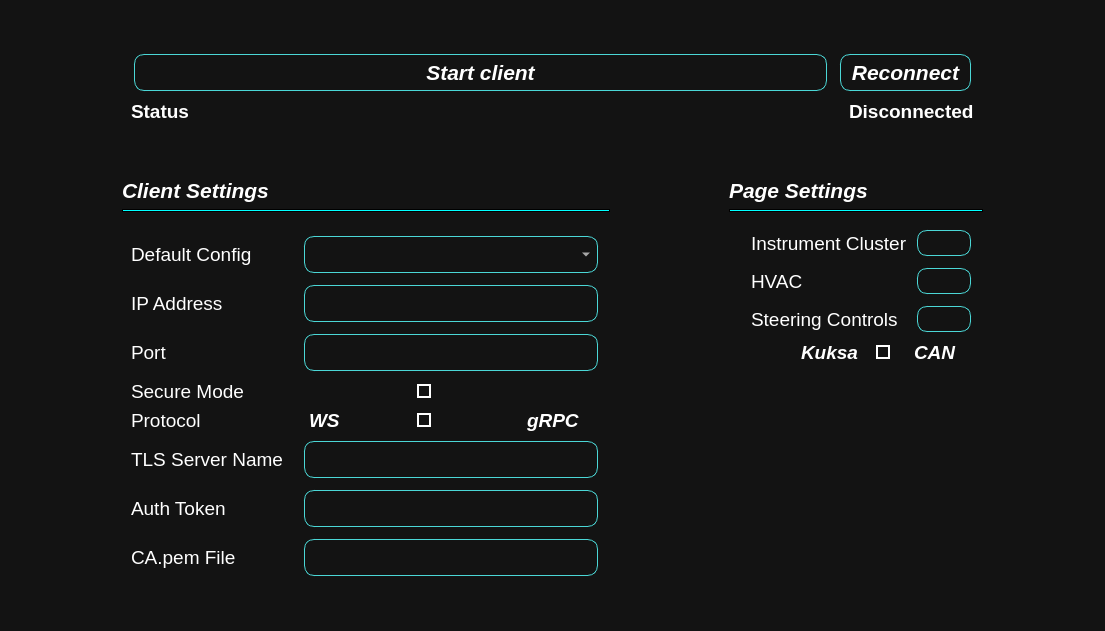
<?xml version="1.0" encoding="UTF-8"?>
<ui version="4.0">
 <class>Settings</class>
 <widget class="QMainWindow" name="Settings">
  <property name="geometry">
   <rect>
    <x>0</x>
    <y>0</y>
    <width>1105</width>
    <height>631</height>
   </rect>
  </property>
  <property name="windowTitle">
   <string>MainWindow</string>
  </property>
  <property name="styleSheet">
   <string notr="true">*{
	border: none;
	/* background-color: transparent; */
	background: none; 
	padding: 0;
	margin: 0;
	color: #fff;
}


#centralwidget{
	background-color: #131313 ; /* black */
}

QPushButton{
	background-color: transparent;
	padding: 5px 10px;
	border: 1px solid #4BD7D6 ; /* light blue */
	border-radius: 10px;
	margin: 3px;
}

QPushButton:pressed {
    background-color: #6C6C85 ; /* pastel purple */
}

#centralwidget QLineEdit {
	background-color: transparent;
	padding: 5px 10px;
	border: 1px solid #4BD7D6 ; /* light blue */
	border-radius: 10px;
	margin: 3px;
}

QComboBox{
	background-color: transparent;
	padding: 5px 10px;
	border: 1px solid #4BD7D6 ; /* light blue */
	border-radius: 10px;
	margin: 3px;
}

QComboBox::drop-down {
    image: url(:/Carbon_Icons/carbon_icons/chevron--down.svg);
}

QComboBox::down-arrow {
    image: url(:/Carbon_Icons/carbon_icons/chevron--down.svg);
}

QComboBox::up-arrow {
    image: url(:/Carbon_Icons/carbon_icons/chevron--up.svg);
}

QComboBox QAbstractItemView {
    color: #4BD7D6; /* light blue */
    background-color: #131313; /* black */
    border: 1px solid #4BD7D6; /* light blue */
    border-radius: 10px; /* rounded corners */
}

QComboBox QAbstractItemView::item {
    color: #4BD7D6; /* light blue */
    background-color: #131313; /* black */
    border: 1px solid #4BD7D6; /* light blue */
    border-radius: 10px; /* rounded corners */
	padding: 5px 10px;
	margin: 3px;
}

QComboBox QAbstractItemView::item:selected {
    background-color: #6C6C85 ; /* pastel purple */
    border-radius: 10px; /* rounded corners */
}

QCheckBox {
  background-color: transparent;
  color: white;
}

QCheckBox::indicator:unchecked {
  border: 2px solid white;
  background-color: transparent;
}

QCheckBox::indicator:checked {
  background-color: #00ffff; /* Neon blue */
  border: 2px solid #00cccc; /* Darker neon blue */
}

QCheckBox:disabled {
  color: #aaaaaa; /* Grayed out text color */
}

QCheckBox:indicator:disabled {
  background-color: #cccccc; /* Grayed out background */
}

#divider_1{
  background-color: #00ffff; /* Neon blue */
  border: 1px solid; 
}
#divider_2{
  background-color: #00ffff; /* Neon blue */
  border: 1px solid; 
}</string>
  </property>
  <widget class="QWidget" name="centralwidget">
   <layout class="QGridLayout" name="gridLayout">
    <item row="2" column="3">
     <widget class="QLabel" name="label_2">
      <property name="font">
       <font>
        <pointsize>16</pointsize>
        <weight>75</weight>
        <italic>true</italic>
        <bold>true</bold>
       </font>
      </property>
      <property name="text">
       <string>Page Settings</string>
      </property>
      <property name="margin">
       <number>6</number>
      </property>
     </widget>
    </item>
    <item row="3" column="1">
     <widget class="QFrame" name="divider_1">
      <property name="frameShape">
       <enum>QFrame::HLine</enum>
      </property>
      <property name="frameShadow">
       <enum>QFrame::Sunken</enum>
      </property>
     </widget>
    </item>
    <item row="2" column="1">
     <widget class="QLabel" name="label_19">
      <property name="font">
       <font>
        <pointsize>16</pointsize>
        <weight>75</weight>
        <italic>true</italic>
        <bold>true</bold>
       </font>
      </property>
      <property name="text">
       <string>Client Settings</string>
      </property>
     </widget>
    </item>
    <item row="1" column="5" rowspan="6">
     <spacer name="horizontalSpacer">
      <property name="orientation">
       <enum>Qt::Horizontal</enum>
      </property>
      <property name="sizeHint" stdset="0">
       <size>
        <width>40</width>
        <height>20</height>
       </size>
      </property>
     </spacer>
    </item>
    <item row="0" column="0" colspan="6">
     <spacer name="verticalSpacer_3">
      <property name="orientation">
       <enum>Qt::Vertical</enum>
      </property>
      <property name="sizeHint" stdset="0">
       <size>
        <width>20</width>
        <height>40</height>
       </size>
      </property>
     </spacer>
    </item>
    <item row="6" column="1" colspan="4">
     <spacer name="verticalSpacer">
      <property name="orientation">
       <enum>Qt::Vertical</enum>
      </property>
      <property name="sizeType">
       <enum>QSizePolicy::Expanding</enum>
      </property>
      <property name="sizeHint" stdset="0">
       <size>
        <width>20</width>
        <height>40</height>
       </size>
      </property>
     </spacer>
    </item>
    <item row="1" column="1" colspan="4">
     <widget class="QFrame" name="frame_2">
      <property name="sizePolicy">
       <sizepolicy hsizetype="Preferred" vsizetype="Fixed">
        <horstretch>0</horstretch>
        <verstretch>0</verstretch>
       </sizepolicy>
      </property>
      <property name="frameShape">
       <enum>QFrame::StyledPanel</enum>
      </property>
      <property name="frameShadow">
       <enum>QFrame::Raised</enum>
      </property>
      <layout class="QGridLayout" name="gridLayout_4">
       <item row="0" column="0">
        <widget class="QPushButton" name="startClientBtn">
         <property name="sizePolicy">
          <sizepolicy hsizetype="Expanding" vsizetype="Fixed">
           <horstretch>0</horstretch>
           <verstretch>0</verstretch>
          </sizepolicy>
         </property>
         <property name="font">
          <font>
           <pointsize>16</pointsize>
           <weight>75</weight>
           <italic>true</italic>
           <bold>true</bold>
          </font>
         </property>
         <property name="text">
          <string>Start client</string>
         </property>
         <property name="icon">
          <iconset resource="../assets/res.qrc">
           <normaloff>:/Carbon_Icons/carbon_icons/play.svg</normaloff>:/Carbon_Icons/carbon_icons/play.svg</iconset>
         </property>
         <property name="iconSize">
          <size>
           <width>30</width>
           <height>30</height>
          </size>
         </property>
        </widget>
       </item>
       <item row="0" column="1" colspan="2" alignment="Qt::AlignRight">
        <widget class="QPushButton" name="reconnectBtn">
         <property name="font">
          <font>
           <pointsize>16</pointsize>
           <weight>75</weight>
           <italic>true</italic>
           <bold>true</bold>
          </font>
         </property>
         <property name="text">
          <string>Reconnect</string>
         </property>
         <property name="icon">
          <iconset resource="../assets/res.qrc">
           <normaloff>:/Carbon_Icons/carbon_icons/renew.svg</normaloff>:/Carbon_Icons/carbon_icons/renew.svg</iconset>
         </property>
         <property name="iconSize">
          <size>
           <width>30</width>
           <height>30</height>
          </size>
         </property>
        </widget>
       </item>
       <item row="3" column="1" alignment="Qt::AlignRight">
        <widget class="QLabel" name="connectionLogo">
         <property name="text">
          <string/>
         </property>
         <property name="pixmap">
          <pixmap resource="../assets/res.qrc">:/Carbon_Icons/carbon_icons/connection-signal--off.svg</pixmap>
         </property>
        </widget>
       </item>
       <item row="3" column="2" alignment="Qt::AlignLeft">
        <widget class="QLabel" name="connectionStatus">
         <property name="sizePolicy">
          <sizepolicy hsizetype="Expanding" vsizetype="Preferred">
           <horstretch>0</horstretch>
           <verstretch>0</verstretch>
          </sizepolicy>
         </property>
         <property name="font">
          <font>
           <pointsize>14</pointsize>
           <weight>75</weight>
           <bold>true</bold>
          </font>
         </property>
         <property name="text">
          <string>Disconnected</string>
         </property>
        </widget>
       </item>
       <item row="3" column="0">
        <widget class="QLabel" name="status">
         <property name="font">
          <font>
           <pointsize>14</pointsize>
           <weight>75</weight>
           <bold>true</bold>
          </font>
         </property>
         <property name="text">
          <string>Status</string>
         </property>
        </widget>
       </item>
       <item row="4" column="0" colspan="3">
        <spacer name="verticalSpacer_2">
         <property name="orientation">
          <enum>Qt::Vertical</enum>
         </property>
         <property name="sizeType">
          <enum>QSizePolicy::Maximum</enum>
         </property>
         <property name="sizeHint" stdset="0">
          <size>
           <width>20</width>
           <height>40</height>
          </size>
         </property>
        </spacer>
       </item>
      </layout>
     </widget>
    </item>
    <item row="1" column="0" rowspan="6">
     <spacer name="horizontalSpacer_2">
      <property name="orientation">
       <enum>Qt::Horizontal</enum>
      </property>
      <property name="sizeHint" stdset="0">
       <size>
        <width>40</width>
        <height>20</height>
       </size>
      </property>
     </spacer>
    </item>
    <item row="2" column="2" rowspan="4">
     <spacer name="horizontalSpacer_3">
      <property name="orientation">
       <enum>Qt::Horizontal</enum>
      </property>
      <property name="sizeHint" stdset="0">
       <size>
        <width>40</width>
        <height>20</height>
       </size>
      </property>
     </spacer>
    </item>
    <item row="4" column="3" rowspan="2" colspan="2" alignment="Qt::AlignTop">
     <widget class="QFrame" name="frame_page_settings">
      <property name="minimumSize">
       <size>
        <width>0</width>
        <height>0</height>
       </size>
      </property>
      <property name="frameShape">
       <enum>QFrame::StyledPanel</enum>
      </property>
      <property name="frameShadow">
       <enum>QFrame::Raised</enum>
      </property>
      <layout class="QGridLayout" name="gridLayout_3">
       <item row="3" column="1" colspan="3">
        <widget class="QLabel" name="label_4">
         <property name="font">
          <font>
           <pointsize>14</pointsize>
          </font>
         </property>
         <property name="text">
          <string>HVAC</string>
         </property>
        </widget>
       </item>
       <item row="5" column="3" alignment="Qt::AlignHCenter">
        <widget class="QCheckBox" name="place_holder_toggle_3">
         <property name="text">
          <string/>
         </property>
        </widget>
       </item>
       <item row="4" column="4">
        <widget class="QPushButton" name="Hide_SC">
         <property name="text">
          <string/>
         </property>
         <property name="icon">
          <iconset resource="../assets/res.qrc">
           <normaloff>:/Carbon_Icons/carbon_icons/view.svg</normaloff>:/Carbon_Icons/carbon_icons/view.svg</iconset>
         </property>
         <property name="iconSize">
          <size>
           <width>30</width>
           <height>30</height>
          </size>
         </property>
         <property name="checkable">
          <bool>true</bool>
         </property>
        </widget>
       </item>
       <item row="2" column="1" colspan="3">
        <widget class="QLabel" name="label_3">
         <property name="font">
          <font>
           <pointsize>14</pointsize>
          </font>
         </property>
         <property name="text">
          <string>Instrument Cluster</string>
         </property>
        </widget>
       </item>
       <item row="4" column="1" colspan="3">
        <widget class="QLabel" name="label_5">
         <property name="font">
          <font>
           <pointsize>14</pointsize>
          </font>
         </property>
         <property name="text">
          <string>Steering Controls</string>
         </property>
        </widget>
       </item>
       <item row="5" column="1" alignment="Qt::AlignHCenter|Qt::AlignVCenter">
        <widget class="QLabel" name="label_15">
         <property name="text">
          <string/>
         </property>
         <property name="pixmap">
          <pixmap resource="../assets/res.qrc">:/Carbon_Icons/carbon_icons/x-axis.svg</pixmap>
         </property>
        </widget>
       </item>
       <item row="5" column="2" alignment="Qt::AlignRight|Qt::AlignVCenter">
        <widget class="QLabel" name="label_14">
         <property name="font">
          <font>
           <pointsize>14</pointsize>
           <weight>75</weight>
           <italic>true</italic>
           <bold>true</bold>
          </font>
         </property>
         <property name="text">
          <string>Kuksa</string>
         </property>
        </widget>
       </item>
       <item row="2" column="4">
        <widget class="QPushButton" name="Hide_IC">
         <property name="text">
          <string/>
         </property>
         <property name="icon">
          <iconset resource="../assets/res.qrc">
           <normaloff>:/Carbon_Icons/carbon_icons/view.svg</normaloff>:/Carbon_Icons/carbon_icons/view.svg</iconset>
         </property>
         <property name="iconSize">
          <size>
           <width>30</width>
           <height>30</height>
          </size>
         </property>
         <property name="checkable">
          <bool>true</bool>
         </property>
        </widget>
       </item>
       <item row="3" column="0">
        <widget class="QLabel" name="label_7">
         <property name="sizePolicy">
          <sizepolicy hsizetype="Fixed" vsizetype="Fixed">
           <horstretch>0</horstretch>
           <verstretch>0</verstretch>
          </sizepolicy>
         </property>
         <property name="maximumSize">
          <size>
           <width>25</width>
           <height>25</height>
          </size>
         </property>
         <property name="text">
          <string/>
         </property>
         <property name="pixmap">
          <pixmap resource="../assets/res.qrc">:/Carbon_Icons/carbon_icons/windy--strong.svg</pixmap>
         </property>
         <property name="scaledContents">
          <bool>true</bool>
         </property>
        </widget>
       </item>
       <item row="5" column="4" alignment="Qt::AlignLeft">
        <widget class="QLabel" name="label_10">
         <property name="font">
          <font>
           <pointsize>14</pointsize>
           <weight>75</weight>
           <italic>true</italic>
           <bold>true</bold>
          </font>
         </property>
         <property name="text">
          <string>CAN</string>
         </property>
        </widget>
       </item>
       <item row="3" column="4">
        <widget class="QPushButton" name="Hide_HVAC">
         <property name="text">
          <string/>
         </property>
         <property name="icon">
          <iconset resource="../assets/res.qrc">
           <normaloff>:/Carbon_Icons/carbon_icons/view.svg</normaloff>:/Carbon_Icons/carbon_icons/view.svg</iconset>
         </property>
         <property name="iconSize">
          <size>
           <width>30</width>
           <height>30</height>
          </size>
         </property>
         <property name="checkable">
          <bool>true</bool>
         </property>
        </widget>
       </item>
       <item row="4" column="0">
        <widget class="QLabel" name="label_8">
         <property name="sizePolicy">
          <sizepolicy hsizetype="Fixed" vsizetype="Fixed">
           <horstretch>0</horstretch>
           <verstretch>0</verstretch>
          </sizepolicy>
         </property>
         <property name="maximumSize">
          <size>
           <width>25</width>
           <height>25</height>
          </size>
         </property>
         <property name="text">
          <string/>
         </property>
         <property name="pixmap">
          <pixmap resource="../assets/res.qrc">:/Images/Images/steering-wheel.svg</pixmap>
         </property>
         <property name="scaledContents">
          <bool>true</bool>
         </property>
        </widget>
       </item>
       <item row="2" column="0">
        <widget class="QLabel" name="label_6">
         <property name="sizePolicy">
          <sizepolicy hsizetype="Fixed" vsizetype="Ignored">
           <horstretch>0</horstretch>
           <verstretch>0</verstretch>
          </sizepolicy>
         </property>
         <property name="maximumSize">
          <size>
           <width>25</width>
           <height>25</height>
          </size>
         </property>
         <property name="text">
          <string/>
         </property>
         <property name="pixmap">
          <pixmap resource="../assets/res.qrc">:/Carbon_Icons/carbon_icons/meter.svg</pixmap>
         </property>
         <property name="scaledContents">
          <bool>true</bool>
         </property>
        </widget>
       </item>
      </layout>
     </widget>
    </item>
    <item row="3" column="3" colspan="2">
     <widget class="QFrame" name="divider_2">
      <property name="acceptDrops">
       <bool>false</bool>
      </property>
      <property name="autoFillBackground">
       <bool>false</bool>
      </property>
      <property name="frameShape">
       <enum>QFrame::HLine</enum>
      </property>
      <property name="frameShadow">
       <enum>QFrame::Sunken</enum>
      </property>
     </widget>
    </item>
    <item row="5" column="1">
     <widget class="QFrame" name="frame_general_settings">
      <property name="frameShape">
       <enum>QFrame::StyledPanel</enum>
      </property>
      <property name="frameShadow">
       <enum>QFrame::Raised</enum>
      </property>
      <layout class="QGridLayout" name="gridLayout_2">
       <item row="2" column="3" colspan="6">
        <widget class="QLineEdit" name="PortInput">
         <property name="minimumSize">
          <size>
           <width>300</width>
           <height>0</height>
          </size>
         </property>
         <property name="font">
          <font>
           <pointsize>14</pointsize>
          </font>
         </property>
        </widget>
       </item>
       <item row="1" column="0" colspan="3">
        <widget class="QLabel" name="IPAddr">
         <property name="font">
          <font>
           <pointsize>14</pointsize>
          </font>
         </property>
         <property name="text">
          <string>IP Address</string>
         </property>
        </widget>
       </item>
       <item row="4" column="0" colspan="2">
        <widget class="QLabel" name="label_11">
         <property name="font">
          <font>
           <pointsize>14</pointsize>
          </font>
         </property>
         <property name="toolTip">
          <string>Default: WS</string>
         </property>
         <property name="text">
          <string>Protocol</string>
         </property>
        </widget>
       </item>
       <item row="6" column="3" colspan="6">
        <widget class="QLineEdit" name="Auth_Token">
         <property name="minimumSize">
          <size>
           <width>300</width>
           <height>0</height>
          </size>
         </property>
         <property name="font">
          <font>
           <pointsize>14</pointsize>
          </font>
         </property>
        </widget>
       </item>
       <item row="5" column="3" colspan="6">
        <widget class="QLineEdit" name="TLS_Server_Name">
         <property name="minimumSize">
          <size>
           <width>300</width>
           <height>0</height>
          </size>
         </property>
         <property name="font">
          <font>
           <pointsize>14</pointsize>
          </font>
         </property>
        </widget>
       </item>
       <item row="2" column="0">
        <widget class="QLabel" name="label_16">
         <property name="font">
          <font>
           <pointsize>14</pointsize>
          </font>
         </property>
         <property name="text">
          <string>Port</string>
         </property>
        </widget>
       </item>
       <item row="1" column="3" colspan="6">
        <widget class="QLineEdit" name="IPAddrInput">
         <property name="minimumSize">
          <size>
           <width>300</width>
           <height>0</height>
          </size>
         </property>
         <property name="font">
          <font>
           <pointsize>14</pointsize>
          </font>
         </property>
         <property name="placeholderText">
          <string/>
         </property>
        </widget>
       </item>
       <item row="7" column="3" colspan="6">
        <widget class="QLineEdit" name="CA_File">
         <property name="minimumSize">
          <size>
           <width>300</width>
           <height>0</height>
          </size>
         </property>
         <property name="font">
          <font>
           <pointsize>14</pointsize>
          </font>
         </property>
        </widget>
       </item>
       <item row="5" column="0">
        <widget class="QLabel" name="label_20">
         <property name="font">
          <font>
           <pointsize>14</pointsize>
          </font>
         </property>
         <property name="text">
          <string>TLS Server Name</string>
         </property>
        </widget>
       </item>
       <item row="4" column="3" alignment="Qt::AlignHCenter">
        <widget class="QLabel" name="label_12">
         <property name="font">
          <font>
           <pointsize>14</pointsize>
           <weight>75</weight>
           <italic>true</italic>
           <bold>true</bold>
          </font>
         </property>
         <property name="text">
          <string>WS</string>
         </property>
        </widget>
       </item>
       <item row="0" column="3" colspan="6">
        <widget class="QComboBox" name="List_Configs_ComboBox">
         <property name="minimumSize">
          <size>
           <width>300</width>
           <height>0</height>
          </size>
         </property>
         <property name="font">
          <font>
           <pointsize>14</pointsize>
          </font>
         </property>
        </widget>
       </item>
       <item row="0" column="0">
        <widget class="QLabel" name="label_18">
         <property name="font">
          <font>
           <pointsize>14</pointsize>
          </font>
         </property>
         <property name="text">
          <string>Default Config</string>
         </property>
        </widget>
       </item>
       <item row="7" column="0">
        <widget class="QLabel" name="label_17">
         <property name="font">
          <font>
           <pointsize>14</pointsize>
          </font>
         </property>
         <property name="text">
          <string>CA.pem File</string>
         </property>
        </widget>
       </item>
       <item row="3" column="0" colspan="3">
        <widget class="QLabel" name="label">
         <property name="font">
          <font>
           <pointsize>14</pointsize>
          </font>
         </property>
         <property name="toolTip">
          <string>Default: Secure</string>
         </property>
         <property name="text">
          <string>Secure Mode</string>
         </property>
        </widget>
       </item>
       <item row="4" column="7" colspan="2" alignment="Qt::AlignHCenter">
        <widget class="QLabel" name="label_13">
         <property name="font">
          <font>
           <pointsize>14</pointsize>
           <weight>75</weight>
           <italic>true</italic>
           <bold>true</bold>
          </font>
         </property>
         <property name="text">
          <string>gRPC</string>
         </property>
        </widget>
       </item>
       <item row="3" column="3" alignment="Qt::AlignHCenter">
        <widget class="QLabel" name="label_9">
         <property name="text">
          <string/>
         </property>
         <property name="pixmap">
          <pixmap resource="../assets/res.qrc">:/Carbon_Icons/carbon_icons/security-services.svg</pixmap>
         </property>
        </widget>
       </item>
       <item row="6" column="0">
        <widget class="QLabel" name="label_21">
         <property name="font">
          <font>
           <pointsize>14</pointsize>
          </font>
         </property>
         <property name="text">
          <string>Auth Token</string>
         </property>
        </widget>
       </item>
       <item row="3" column="7" colspan="2" alignment="Qt::AlignHCenter">
        <widget class="QLabel" name="label_22">
         <property name="text">
          <string/>
         </property>
        </widget>
       </item>
       <item row="4" column="4" colspan="3" alignment="Qt::AlignHCenter">
        <widget class="QCheckBox" name="place_holder_toggle_2">
         <property name="toolTip">
          <string>Default: WS</string>
         </property>
         <property name="text">
          <string/>
         </property>
        </widget>
       </item>
       <item row="3" column="4" colspan="3" alignment="Qt::AlignHCenter">
        <widget class="QCheckBox" name="place_holder_toggle_1">
         <property name="toolTip">
          <string>Default: Secure</string>
         </property>
         <property name="text">
          <string/>
         </property>
         <property name="checked">
          <bool>false</bool>
         </property>
        </widget>
       </item>
      </layout>
     </widget>
    </item>
   </layout>
  </widget>
 </widget>
 <resources>
  <include location="../assets/res.qrc"/>
 </resources>
 <connections/>
</ui>
